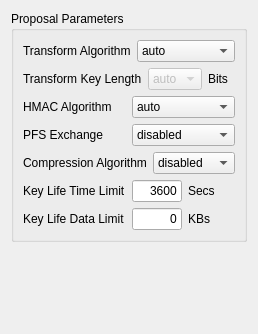
     <widget class="QWidget" name="tabPhase2">
      <attribute name="title">
       <string>Phase 2</string>
      </attribute>
      <layout class="QVBoxLayout">
       <item>
        <widget class="QGroupBox" name="groupBoxP2Proposal">
         <property name="title">
          <string>Proposal Parameters</string>
         </property>
         <layout class="QVBoxLayout">
          <item>
           <layout class="QHBoxLayout">
            <item>
             <widget class="QLabel" name="textLabelP2Transform">
              <property name="text">
               <string>Transform Algorithm</string>
              </property>
              <property name="wordWrap">
               <bool>false</bool>
              </property>
             </widget>
            </item>
            <item>
             <widget class="QComboBox" name="comboBoxP2Transform">
              <item>
               <property name="text">
                <string>auto</string>
               </property>
              </item>
              <item>
               <property name="text">
                <string>esp-aes</string>
               </property>
              </item>
              <item>
               <property name="text">
                <string>esp-blowfish</string>
               </property>
              </item>
              <item>
               <property name="text">
                <string>esp-3des</string>
               </property>
              </item>
              <item>
               <property name="text">
                <string>esp-des</string>
               </property>
              </item>
              <item>
               <property name="text">
                <string>esp-cast</string>
               </property>
              </item>
             </widget>
            </item>
           </layout>
          </item>
          <item>
           <layout class="QHBoxLayout">
            <item>
             <widget class="QLabel" name="textLabelP2Keylen">
              <property name="text">
               <string>Transform Key Length</string>
              </property>
              <property name="wordWrap">
               <bool>false</bool>
              </property>
             </widget>
            </item>
            <item>
             <layout class="QHBoxLayout">
              <item>
               <widget class="QComboBox" name="comboBoxP2Keylen">
                <property name="enabled">
                 <bool>false</bool>
                </property>
                <item>
                 <property name="text">
                  <string>auto</string>
                 </property>
                </item>
                <item>
                 <property name="text">
                  <string>128</string>
                 </property>
                </item>
                <item>
                 <property name="text">
                  <string>136</string>
                 </property>
                </item>
                <item>
                 <property name="text">
                  <string>144</string>
                 </property>
                </item>
                <item>
                 <property name="text">
                  <string>152</string>
                 </property>
                </item>
                <item>
                 <property name="text">
                  <string>160</string>
                 </property>
                </item>
                <item>
                 <property name="text">
                  <string>168</string>
                 </property>
                </item>
                <item>
                 <property name="text">
                  <string>176</string>
                 </property>
                </item>
                <item>
                 <property name="text">
                  <string>184</string>
                 </property>
                </item>
                <item>
                 <property name="text">
                  <string>192</string>
                 </property>
                </item>
                <item>
                 <property name="text">
                  <string>200</string>
                 </property>
                </item>
                <item>
                 <property name="text">
                  <string>208</string>
                 </property>
                </item>
                <item>
                 <property name="text">
                  <string>216</string>
                 </property>
                </item>
                <item>
                 <property name="text">
                  <string>224</string>
                 </property>
                </item>
                <item>
                 <property name="text">
                  <string>232</string>
                 </property>
                </item>
                <item>
                 <property name="text">
                  <string>240</string>
                 </property>
                </item>
                <item>
                 <property name="text">
                  <string>248</string>
                 </property>
                </item>
                <item>
                 <property name="text">
                  <string>256</string>
                 </property>
                </item>
               </widget>
              </item>
              <item>
               <widget class="QLabel" name="textLabelP2KeyBits">
                <property name="text">
                 <string>Bits</string>
                </property>
                <property name="wordWrap">
                 <bool>false</bool>
                </property>
               </widget>
              </item>
             </layout>
            </item>
           </layout>
          </item>
          <item>
           <layout class="QHBoxLayout">
            <item>
             <widget class="QLabel" name="textLabelP2HMAC">
              <property name="text">
               <string>HMAC Algorithm</string>
              </property>
              <property name="wordWrap">
               <bool>false</bool>
              </property>
             </widget>
            </item>
            <item>
             <widget class="QComboBox" name="comboBoxP2HMAC">
              <item>
               <property name="text">
                <string>auto</string>
               </property>
              </item>
              <item>
               <property name="text">
                <string>sha1</string>
               </property>
              </item>
              <item>
               <property name="text">
                <string>md5</string>
               </property>
              </item>
              <item>
               <property name="text">
                <string>sha2-256</string>
               </property>
              </item>
              <item>
               <property name="text">
                <string>sha2-384</string>
               </property>
              </item>
              <item>
               <property name="text">
                <string>sha2-512</string>
               </property>
              </item>
             </widget>
            </item>
           </layout>
          </item>
          <item>
           <layout class="QHBoxLayout">
            <item>
             <widget class="QLabel" name="textLabelP2PFSGroup">
              <property name="text">
               <string>PFS Exchange</string>
              </property>
              <property name="wordWrap">
               <bool>false</bool>
              </property>
             </widget>
            </item>
            <item>
             <widget class="QComboBox" name="comboBoxP2PFSGroup">
              <item>
               <property name="text">
                <string>disabled</string>
               </property>
              </item>
              <item>
               <property name="text">
                <string>auto</string>
               </property>
              </item>
              <item>
               <property name="text">
                <string>group 1</string>
               </property>
              </item>
              <item>
               <property name="text">
                <string>group 2</string>
               </property>
              </item>
              <item>
               <property name="text">
                <string>group 5</string>
               </property>
              </item>
              <item>
               <property name="text">
                <string>group 14</string>
               </property>
              </item>
              <item>
               <property name="text">
                <string>group 15</string>
               </property>
              </item>
              <item>
               <property name="text">
                <string>group 16</string>
               </property>
              </item>
              <item>
               <property name="text">
                <string>group 17</string>
               </property>
              </item>
              <item>
               <property name="text">
                <string>group 18</string>
               </property>
              </item>
             </widget>
            </item>
           </layout>
          </item>
          <item>
           <layout class="QHBoxLayout">
            <item>
             <widget class="QLabel" name="textLabelP2Compress">
              <property name="text">
               <string>Compression Algorithm</string>
              </property>
              <property name="wordWrap">
               <bool>false</bool>
              </property>
             </widget>
            </item>
            <item>
             <widget class="QComboBox" name="comboBoxP2Compress">
              <item>
               <property name="text">
                <string>disabled</string>
               </property>
              </item>
              <item>
               <property name="text">
                <string>deflate</string>
               </property>
              </item>
             </widget>
            </item>
           </layout>
          </item>
          <item>
           <layout class="QHBoxLayout">
            <item>
             <widget class="QLabel" name="textLabelP2LifeTime">
              <property name="text">
               <string>Key Life Time Limit</string>
              </property>
              <property name="wordWrap">
               <bool>false</bool>
              </property>
             </widget>
            </item>
            <item>
             <layout class="QHBoxLayout">
              <item>
               <widget class="QLineEdit" name="lineEditP2LifeTime">
                <property name="sizePolicy">
                 <sizepolicy hsizetype="Minimum" vsizetype="Fixed">
                  <horstretch>0</horstretch>
                  <verstretch>0</verstretch>
                 </sizepolicy>
                </property>
                <property name="maximumSize">
                 <size>
                  <width>50</width>
                  <height>16777215</height>
                 </size>
                </property>
                <property name="text">
                 <string>3600</string>
                </property>
                <property name="alignment">
                 <set>Qt::AlignRight</set>
                </property>
               </widget>
              </item>
              <item>
               <widget class="QLabel" name="textLabelP2LifeSecs">
                <property name="text">
                 <string>Secs</string>
                </property>
                <property name="wordWrap">
                 <bool>false</bool>
                </property>
               </widget>
              </item>
             </layout>
            </item>
           </layout>
          </item>
          <item>
           <layout class="QHBoxLayout">
            <item>
             <widget class="QLabel" name="textLabelP2LifeData">
              <property name="text">
               <string>Key Life Data Limit</string>
              </property>
              <property name="wordWrap">
               <bool>false</bool>
              </property>
             </widget>
            </item>
            <item>
             <layout class="QHBoxLayout">
              <item>
               <widget class="QLineEdit" name="lineEditP2LifeData">
                <property name="sizePolicy">
                 <sizepolicy hsizetype="Minimum" vsizetype="Fixed">
                  <horstretch>0</horstretch>
                  <verstretch>0</verstretch>
                 </sizepolicy>
                </property>
                <property name="maximumSize">
                 <size>
                  <width>50</width>
                  <height>16777215</height>
                 </size>
                </property>
                <property name="text">
                 <string>0</string>
                </property>
                <property name="alignment">
                 <set>Qt::AlignRight</set>
                </property>
               </widget>
              </item>
              <item>
               <widget class="QLabel" name="textLabelP2LifeKBs">
                <property name="text">
                 <string>KBs</string>
                </property>
                <property name="wordWrap">
                 <bool>false</bool>
                </property>
               </widget>
              </item>
             </layout>
            </item>
           </layout>
          </item>
         </layout>
        </widget>
       </item>
       <item>
        <spacer>
         <property name="orientation">
          <enum>Qt::Vertical</enum>
         </property>
         <property name="sizeHint" stdset="0">
          <size>
           <width>20</width>
           <height>81</height>
          </size>
         </property>
        </spacer>
       </item>
      </layout>
     </widget>
